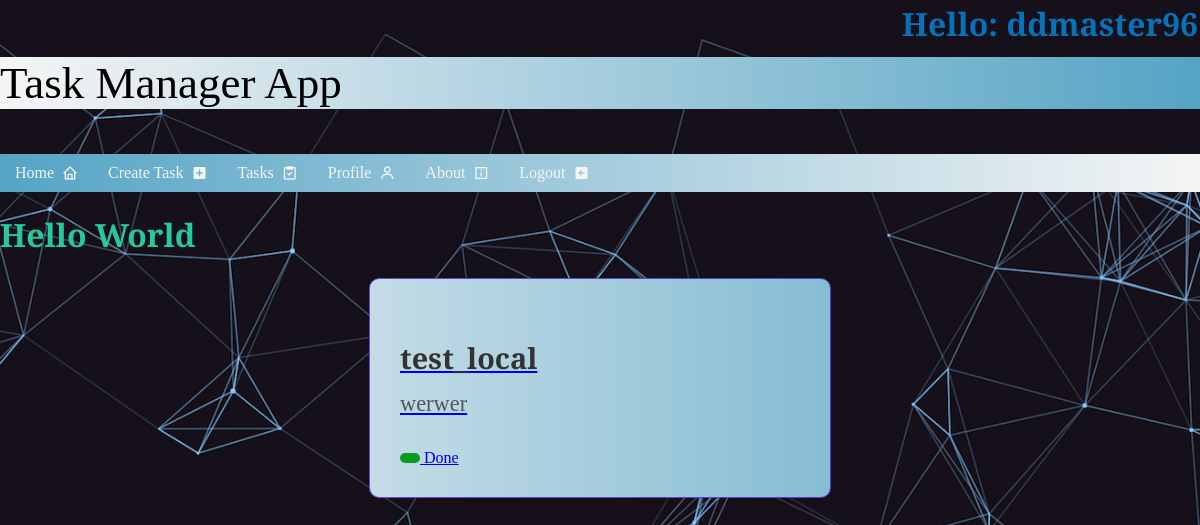
The app's page /tasks_app/done_tasks/ (signed in) with its own data.
### accounts/models.py (models this page shows, shortened)
class AppUser(AbstractBaseUser , PermissionsMixin):
    email = models.EmailField(
        unique=True
    )
    username = models.CharField(
        unique=True,
        max_length=150,
    )
    is_staff = models.BooleanField(
        _("staff status"),
        default=False,
        help_text=_("Designates whether the user can log into this admin site."),
    )
    is_active = models.BooleanField(
        _("active"),
        default=True,
        help_text=_(
            "Designates whether this user should be treated as active. "
            "Unselect this instead of deleting accounts."
        ),
    )
    objects = AppUserManager()
    EMAIL_FIELD = "email"
    USERNAME_FIELD = "username" # means the first credential in our auth
    REQUIRED_FIELDS = ["email"]

### tasks_app/models.py (models this page shows, shortened)
class Tasks(models.Model):
    name = models.CharField(
        max_length=100
    )
    description = models.TextField()
    date_created = models.DateTimeField(
        auto_now_add=True
    )
    due_date = models.DateTimeField(
        help_text="Краен срок с дата и час"
    )
    to_be_notified_on = models.DateTimeField(
        null=True,
        blank=True,
        default=get_default_notification_time()
    )
    profile = models.ForeignKey(
        Profile,
        on_delete=models.CASCADE,
        related_name="user_tasks",
        null=True,
        blank=True
    )
    status = models.CharField(
        choices=StatusChoices.choices,
        default=StatusChoices.PENDING,
        max_length=100,
    )

### tasks_app/views.py (the view)
# urls.py: path('done_tasks/', DoneDashboardView.as_view(), name='done_dashboard'),
class DoneDashboardView(ListView):
    model = Tasks
    template_name = 'tasks/task-done-dashboard.html'
    context_object_name = 'tasks'
    def get_queryset(self):
        user_profile = self.request.user.profile
        queryset = self.model.objects.filter(profile=user_profile).filter(status='Done')
        return queryset

### common/templatetags/user_info.py (called while the page is built)
@register.inclusion_tag('common/user_info.html')
def user_info(user):
    if user.is_authenticated:
        return {
            'user': user.username,
        }
    return {
        'user': 'Anonymous',
    }

### templates/tasks/task-done-dashboard.html
{% extends 'common/base.html' %}
{% block content %}
    {% for task in tasks %}
        <div class="task-box">
            <a href="{% url 'task_details' task.pk %}">
                <h3>{{ task.name }}</h3>
                <p>{{ task.description }}</p>
                <span class="task-status {% if task.status == 'Done' %}done{% endif %}"></span>
                {{ task.status|title }}
            </a>
        </div>
    {% endfor %}
{% endblock %}

### templates/common/user_info.html
<div>
    <div>
        <h1 class="h1-title">Hello: {{ user }}</h1>
    </div>
</div>

### static/main_page.css (style rules this page uses)
h1 { color: #27c99a; font-family: "Playfair Display", serif; }
body { background-image: url('images/compute-ea4c57a4.png'); background-repeat: no-repeat; background-attachment: fixed; background-size: cover; background-position: center; }
p { background: linear-gradient(to left, #55a4c5, whitesmoke) no-repeat fixed; font-family: 'Playfair Display', serif; font-size: 45px; text-align: left; top: 10px }
.h1-title { text-align: right; margin: 0; padding: 2px; color: #0572ba; font-family: 'Playfair Display', serif; }

### static/nav.css (style rules this page uses)
body { margin: 0px; top: 0; }

### static/forms.css (style rules this page uses)
p { margin-top: 10px; }

### static/task_box.css (style rules this page uses)
.task-box { width: 400px; padding: 30px; margin: 10px auto; background: linear-gradient(to left, #55a4c5, whitesmoke) no-repeat fixed; border: 1px solid rgba(57, 9, 197, 0.69); border-radius: 10px; box-shadow: 0 8px 12px rgba(55, 8, 31, 0.1); font-family: "Playfair Display", serif; }
.task-box h3 { font-size: 1.8rem; color: #333; margin-bottom: 10px; }
.task-box p { font-size: 1.4rem; color: #555; line-height: 1.5; }
.task-box .task-status { display: inline-block; padding: 5px 10px; font-size: 0.8rem; color: #fff; border-radius: 5px; margin-top: 10px; }
.task-box .task-status.done { background-color: #099a22; }

### records on screen
AppUser: username "ddmaster96"
Tasks: name "test_local", description "werwer", status "Done"
